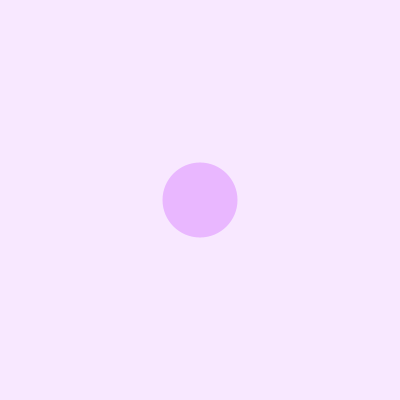
Frame 1 (no input)
Frame 60 (the mouse pressed at the canvas centre just before this capture): identical to frame 1, image omitted
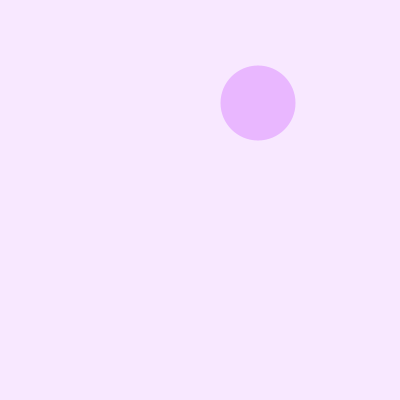
Frame 120 (the mouse held since frame 60 and released just before this capture)

The Processing sketch that drew these frames (run headless with seeded random() and noise(); from frame 60 on, the mouse is pressed at the canvas centre):

// Processing sketch: slippery_dot
// ── slippery_dot.pde
/*** When you are done, this program will draw an ellipse 
     that jumps to new location each time you click on it.
***/
 
 // 1. Create three integer variables to represent the x, y, and the size of the ellipse
      int x = 200;
      int y = 200;
      int size = 75;
    void setup() {
      // 2. Set the size of your sketch
      size(400,400);
    }
    
    void draw() {
    
      // 3. Set the background color of your sketch
      background(#F8E8FF);
      // 4. Draw an ellipse using the variables created at the top of the sketch for the location and size of your ellipse. 
      //    Make sure it fits in the window. Change the variables if it does not.
      noStroke();
      fill(#E9B7FF);
      ellipse(x, y, size, size);
    
    }
    
    /******** This method gets called automatically when you press the mouse ************/
    void mousePressed() {
      //5. Create an integer variable called distance
      int distance = 0;
      //6. The getDistanceFromMouse() method below returns a number.
      //   Set the value of your distance variable to the value returned by the getDistance method
      //   You will need to pass the x and y location of your ellipse to this method.
        distance = getDistanceFromMouse(x,y);
          
      //7.  Use an if statement to check if your distance variable is < the radius of the ellipse
      //    If it is, make a new x AND y for the ellipse, for a new random location on the window
      //    Hint: Use code like this      x = (int) random(width);
       if(distance < 75){
         x = (int) random(width);
         y = (int) random(height);
       }
      
    }
    
    /********  This method gives you the number of pixels between the mouse and the x,y point ***********/
    int getDistanceFromMouse(int x, int y) {
      return (int)Math.sqrt(Math.pow((mouseX-x),2) + Math.pow((mouseY-y),2));
    }
